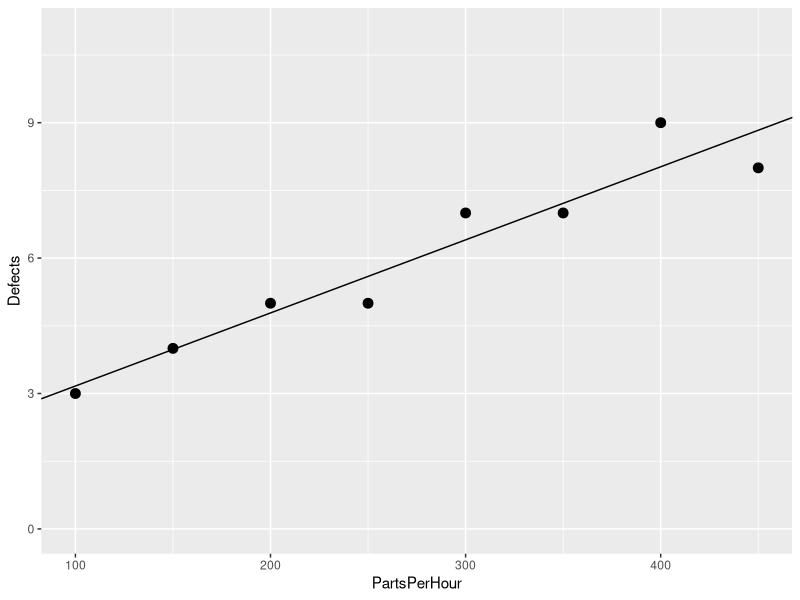

The R source for this figure:
library(ggplot2)

data <- read.csv("ch17p260.txt", header=TRUE);
data1 <- data.frame(PartsPerHour=data$PartsPerHour,Defects=data$Defects);
fit <- glm(data$Defects ~ data$PartsPerHour);
cf = coef(fit);

png(filename="ch17p260.png");


ggplot(data=data1, aes(x=PartsPerHour, y=Defects)) +
  geom_point(color="black", size=3) +
  geom_abline(slope = cf[2], intercept = cf[1], color='black') +
  ylim(0, max(data$Defects) + 2)

dev.off();